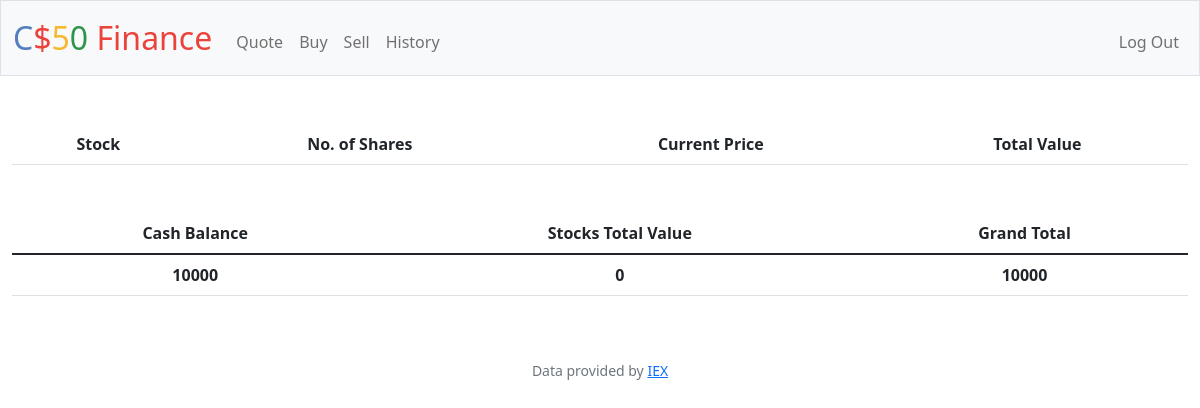
The app's page / (signed in), older data.
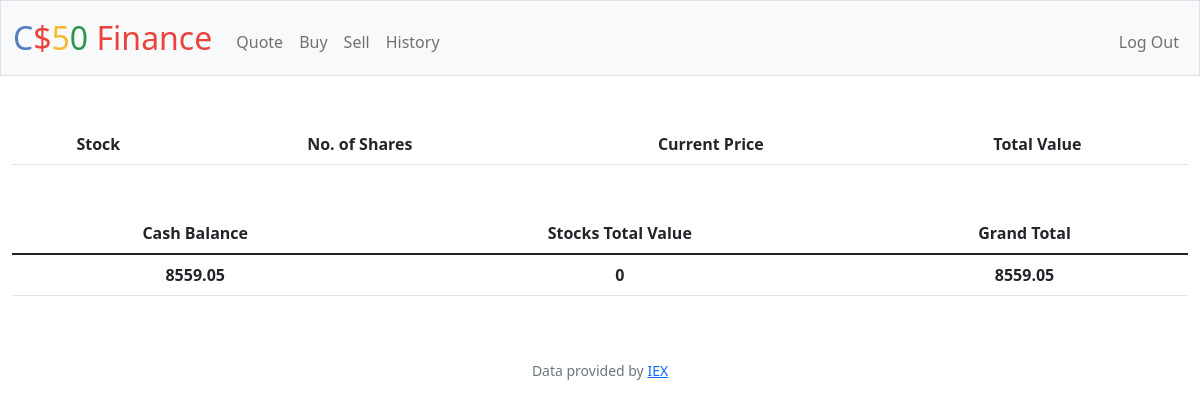
The same page, newer data.
### tables this page shows
CREATE TABLE users (id INTEGER PRIMARY KEY AUTOINCREMENT NOT NULL, username TEXT NOT NULL, hash TEXT NOT NULL, cash NUMERIC NOT NULL DEFAULT 10000.00);

### app.py (the view)
@app.route("/")
@login_required
def index():
    stocks = db.execute("SELECT * FROM stocks WHERE user_id=?", session["user_id"])
    cash = db.execute("SELECT cash FROM users WHERE id=?", session["user_id"])
    for stock in stocks:
        currentPrice = lookup(stock["stock"])["price"]
        stock["currentPrice"] = currentPrice
    totalStock = 0
    for stock in stocks:
        currentPrice = lookup(stock["stock"])["price"]
        shares = stock["shares"]
        amount = currentPrice * shares
        totalStock += amount
    return render_template("index.html", stocks=stocks, cash=cash, totalStock=totalStock)

### app.py (called while the page is built)
@app.after_request
def after_request(response):
    response.headers["Cache-Control"] = "no-cache, no-store, must-revalidate"
    response.headers["Expires"] = 0
    response.headers["Pragma"] = "no-cache"
    return response

### helpers.py (called while the page is built)
def login_required(f):
    @wraps(f)
    def decorated_function(*args, **kwargs):
        if session.get("user_id") is None:
            return redirect("/login")
        return f(*args, **kwargs)
    return decorated_function

### templates/index.html (shortened to what this page needs)
{% extends "layout.html" %}
{% block main %}
<table class="table mb-5">
    <thead>
        <tr>
            <th>Stock</th>
            <th>No. of Shares</th>
            <th>Current Price</th>
            <th>Total Value</th>
        </tr>
    </thead>
</table>
<table class="table">
    <thead>
        <tr>
            <th>Cash Balance</th>
            <th>Stocks Total Value</th>
            <th>Grand Total</th>
        </tr>
    </thead>
    <tbody>
        <tr>
            <th>{{ cash[0]["cash"] }}</th>
            <th>{{ totalStock }}</th>
            <th>{{ cash[0]["cash"] + totalStock }}</th>
        </tr>
    </tbody>
</table>
{% endblock %}

### templates/layout.html (shortened to what this page needs)
<!DOCTYPE html>
<html lang="en">
    <head>
        <link href="https://cdn.jsdelivr.net/npm/bootstrap@5.1.3/dist/css/bootstrap.min.css" rel="stylesheet">
        <link href="/static/styles.css" rel="stylesheet">
    </head>
    <body>
        <nav class="bg-light border navbar navbar-expand-md navbar-light">
            <div class="container-fluid">
                <a class="navbar-brand" href="/"><span class="blue">C</span><span class="red">$</span><span class="yellow">5</span><span class="green">0</span> <span class="red">Finance</span></a>
                <div class="collapse navbar-collapse" id="navbar">
                    {% if session["user_id"] %}
                        <ul class="navbar-nav me-auto mt-2">
                            <li class="nav-item"><a class="nav-link" href="/quote">Quote</a></li>
                            <li class="nav-item"><a class="nav-link" href="/buy">Buy</a></li>
                            <li class="nav-item"><a class="nav-link" href="/sell">Sell</a></li>
                            <li class="nav-item"><a class="nav-link" href="/history">History</a></li>
                        </ul>
                        <ul class="navbar-nav ms-auto mt-2">
                            <li class="nav-item"><a class="nav-link" href="/logout">Log Out</a></li>
                        </ul>
                    {% else %}
                        <ul class="navbar-nav ms-auto mt-2">
                            <li class="nav-item"><a class="nav-link" href="/register">Register</a></li>
                            <li class="nav-item"><a class="nav-link" href="/login">Log In</a></li>
                        </ul>
                    {% endif %}
                </div>
            </div>
        </nav>
        <main class="container-fluid py-5 text-center">
            {% block main %}{% endblock %}
        </main>
        <footer class="mb-5 small text-center text-muted">
            Data provided by <a href="https://iexcloud.io/">IEX</a>
        </footer>
    </body>
</html>

### static/styles.css (style rules this page uses)
nav .navbar-brand { font-size: xx-large; }
nav .navbar-brand .blue { color: #537fbe; }
nav .navbar-brand .red { color: #ea433b; }
nav .navbar-brand .yellow { color: #f5b82e; }
nav .navbar-brand .green { color: #2e944b; }

Row changes from the older to the newer data that the page shows:
changed users: cash "10000" → "8559.05"; cash[0]['cash']+totalStock "10000" → "8559.05"
